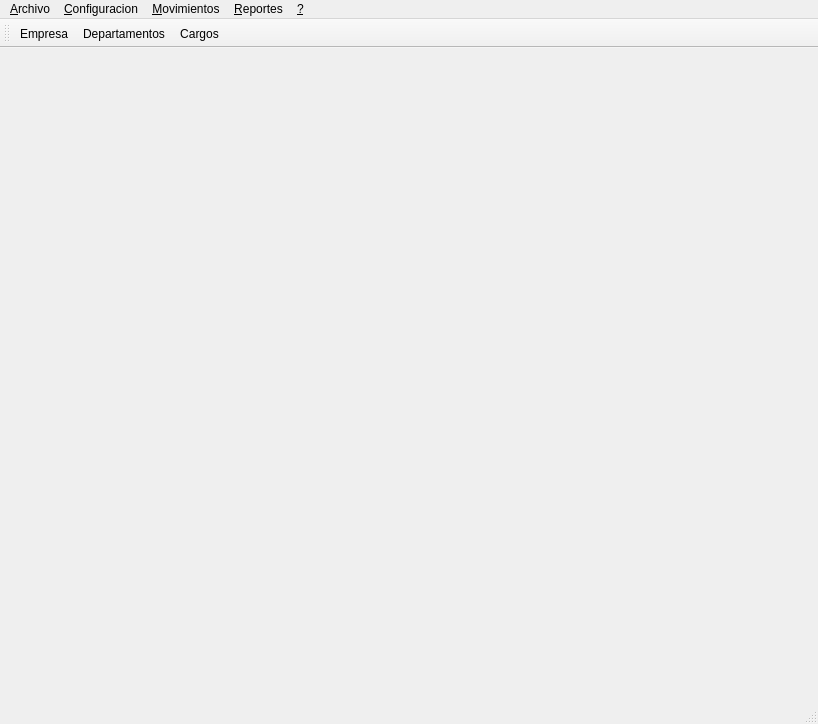
<?xml version="1.0" encoding="UTF-8"?>
<ui version="4.0">
 <class>MainWindow</class>
 <widget class="QMainWindow" name="MainWindow">
  <property name="geometry">
   <rect>
    <x>0</x>
    <y>0</y>
    <width>818</width>
    <height>724</height>
   </rect>
  </property>
  <property name="windowTitle">
   <string>MainWindow</string>
  </property>
  <widget class="QWidget" name="centralwidget">
   <widget class="QLabel" name="label">
    <property name="geometry">
     <rect>
      <x>280</x>
      <y>170</y>
      <width>331</width>
      <height>251</height>
     </rect>
    </property>
    <property name="text">
     <string/>
    </property>
    <property name="pixmap">
     <pixmap>../img/emp/Cuenta_nomina.jpg</pixmap>
    </property>
   </widget>
  </widget>
  <widget class="QMenuBar" name="menubar">
   <property name="geometry">
    <rect>
     <x>0</x>
     <y>0</y>
     <width>818</width>
     <height>25</height>
    </rect>
   </property>
   <widget class="QMenu" name="menuArchivo">
    <property name="title">
     <string>&amp;Archivo</string>
    </property>
    <addaction name="action_Salir"/>
   </widget>
   <widget class="QMenu" name="menuConfigurar">
    <property name="title">
     <string>&amp;Configuracion</string>
    </property>
    <addaction name="action_Empresa"/>
    <addaction name="action_Departamentos"/>
    <addaction name="actionCargos"/>
    <addaction name="separator"/>
    <addaction name="action_Bancos_cuentas"/>
    <addaction name="separator"/>
    <addaction name="actionTipos_de_Empleado"/>
    <addaction name="actionEmpleados"/>
   </widget>
   <widget class="QMenu" name="menuMovimientos">
    <property name="title">
     <string>&amp;Movimientos</string>
    </property>
    <widget class="QMenu" name="menuEmpleados">
     <property name="title">
      <string>&amp;Empleados</string>
     </property>
     <addaction name="separator"/>
     <addaction name="actionAusencias"/>
     <addaction name="actionPrestamos"/>
     <addaction name="actionVacaciones"/>
    </widget>
    <widget class="QMenu" name="menuNomina">
     <property name="title">
      <string>&amp;Nomina</string>
     </property>
     <addaction name="action_Tipos_de_Nomina"/>
     <addaction name="actionTipos_de_Concepto"/>
     <addaction name="actionConceptos"/>
     <addaction name="actionConceptos_por_Nomina"/>
     <addaction name="actionVariaciones"/>
     <addaction name="actionGenerar_Nomina"/>
    </widget>
    <addaction name="menuEmpleados"/>
    <addaction name="menuNomina"/>
   </widget>
   <widget class="QMenu" name="menu">
    <property name="title">
     <string>&amp;?</string>
    </property>
    <addaction name="action_Acerca"/>
   </widget>
   <widget class="QMenu" name="menuReportes">
    <property name="title">
     <string>&amp;Reportes</string>
    </property>
    <addaction name="actionBasicos"/>
    <addaction name="actionNomina_2"/>
   </widget>
   <addaction name="menuArchivo"/>
   <addaction name="menuConfigurar"/>
   <addaction name="menuMovimientos"/>
   <addaction name="menuReportes"/>
   <addaction name="menu"/>
  </widget>
  <widget class="QToolBar" name="toolBar">
   <property name="windowTitle">
    <string>toolBar</string>
   </property>
   <property name="iconSize">
    <size>
     <width>32</width>
     <height>32</height>
    </size>
   </property>
   <attribute name="toolBarArea">
    <enum>TopToolBarArea</enum>
   </attribute>
   <attribute name="toolBarBreak">
    <bool>false</bool>
   </attribute>
   <addaction name="action_Empresa"/>
   <addaction name="action_Departamentos"/>
   <addaction name="actionCargos"/>
  </widget>
  <widget class="QStatusBar" name="statusBar"/>
  <action name="action_Empresa">
   <property name="icon">
    <iconset resource="../recurso.qrc">
     <normaloff>:/iconos/img/home_32.png</normaloff>:/iconos/img/home_32.png</iconset>
   </property>
   <property name="text">
    <string>&amp;Empresa</string>
   </property>
   <property name="iconVisibleInMenu">
    <bool>true</bool>
   </property>
  </action>
  <action name="action_Departamentos">
   <property name="icon">
    <iconset resource="../recurso.qrc">
     <normaloff>:/iconos/img/activity_monitor.png</normaloff>:/iconos/img/activity_monitor.png</iconset>
   </property>
   <property name="text">
    <string>&amp;Departamentos</string>
   </property>
  </action>
  <action name="actionCargos">
   <property name="icon">
    <iconset resource="../recurso.qrc">
     <normaloff>:/iconos/img/address_book_32.png</normaloff>:/iconos/img/address_book_32.png</iconset>
   </property>
   <property name="text">
    <string>&amp;Cargos</string>
   </property>
  </action>
  <action name="action_Bancos_cuentas">
   <property name="icon">
    <iconset resource="../recurso.qrc">
     <normaloff>:/iconos/img/window_app_list_32.png</normaloff>:/iconos/img/window_app_list_32.png</iconset>
   </property>
   <property name="text">
    <string>&amp;Bancos/cuentas</string>
   </property>
  </action>
  <action name="action_Tipos_de_Nomina">
   <property name="icon">
    <iconset resource="../recurso.qrc">
     <normaloff>:/iconos/img/book_32.png</normaloff>:/iconos/img/book_32.png</iconset>
   </property>
   <property name="text">
    <string>&amp;Tipos de Nomina</string>
   </property>
  </action>
  <action name="actionTipos_de_Empleado">
   <property name="icon">
    <iconset resource="../recurso.qrc">
     <normaloff>:/iconos/img/users_business_32.png</normaloff>:/iconos/img/users_business_32.png</iconset>
   </property>
   <property name="text">
    <string>T&amp;ipos de Empleado</string>
   </property>
  </action>
  <action name="actionEmpleados">
   <property name="icon">
    <iconset resource="../recurso.qrc">
     <normaloff>:/iconos/img/user_business_32.png</normaloff>:/iconos/img/user_business_32.png</iconset>
   </property>
   <property name="text">
    <string>E&amp;mpleados</string>
   </property>
  </action>
  <action name="action_Salir">
   <property name="icon">
    <iconset resource="../recurso.qrc">
     <normaloff>:/iconos/img/close_32.png</normaloff>:/iconos/img/close_32.png</iconset>
   </property>
   <property name="text">
    <string>&amp;Salir</string>
   </property>
   <property name="iconVisibleInMenu">
    <bool>true</bool>
   </property>
  </action>
  <action name="actionAusencias">
   <property name="icon">
    <iconset resource="../recurso.qrc">
     <normaloff>:/iconos/img/user_business_close_32.png</normaloff>:/iconos/img/user_business_close_32.png</iconset>
   </property>
   <property name="text">
    <string>&amp;Ausencias</string>
   </property>
  </action>
  <action name="actionPrestamos">
   <property name="icon">
    <iconset resource="../recurso.qrc">
     <normaloff>:/iconos/img/user_business_chart_32.png</normaloff>:/iconos/img/user_business_chart_32.png</iconset>
   </property>
   <property name="text">
    <string>&amp;Prestamos</string>
   </property>
  </action>
  <action name="actionVacaciones">
   <property name="icon">
    <iconset resource="../recurso.qrc">
     <normaloff>:/iconos/img/user_business_info_32.png</normaloff>:/iconos/img/user_business_info_32.png</iconset>
   </property>
   <property name="text">
    <string>&amp;Vacaciones</string>
   </property>
  </action>
  <action name="actionTipos_de_Concepto">
   <property name="text">
    <string>T&amp;ipos de Concepto</string>
   </property>
  </action>
  <action name="actionConceptos">
   <property name="text">
    <string>&amp;Conceptos</string>
   </property>
  </action>
  <action name="actionVariaciones">
   <property name="text">
    <string>&amp;Variaciones</string>
   </property>
  </action>
  <action name="actionGenerar_Nomina">
   <property name="icon">
    <iconset resource="../recurso.qrc">
     <normaloff>:/iconos/img/page_table_add_32.png</normaloff>:/iconos/img/page_table_add_32.png</iconset>
   </property>
   <property name="text">
    <string>&amp;Generar Nomina</string>
   </property>
  </action>
  <action name="action_Acerca">
   <property name="text">
    <string>&amp;Acerca</string>
   </property>
  </action>
  <action name="actionConceptos_por_Nomina">
   <property name="text">
    <string>Conceptos por Nomina</string>
   </property>
  </action>
  <action name="actionBasicos">
   <property name="text">
    <string>Basicos</string>
   </property>
  </action>
  <action name="actionNomina_2">
   <property name="text">
    <string>Nomina</string>
   </property>
  </action>
 </widget>
 <resources>
  <include location="../recurso.qrc"/>
 </resources>
 <connections/>
</ui>
